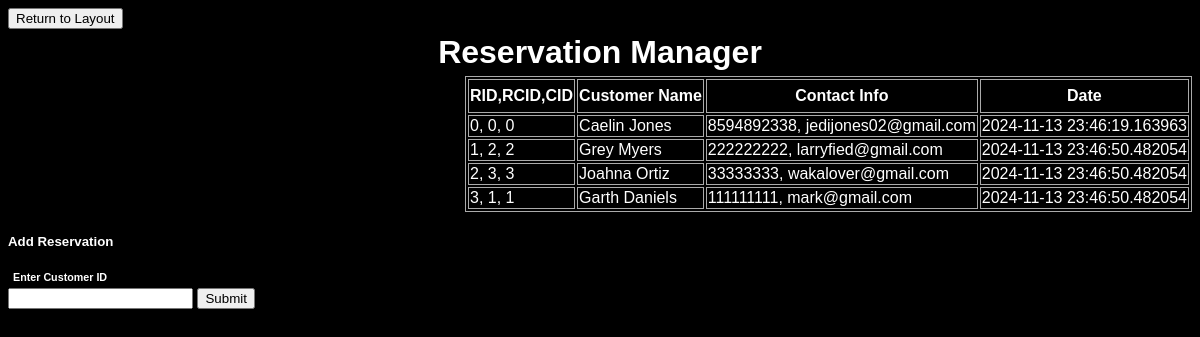
Screenshot of /reservation with the database file from the repository.
### main.py (models this page shows, shortened)
class Reservation(db.Model):
    reservation_id = db.Column(db.Integer, unique=True, primary_key=True, autoincrement=True)     #* GAD - Added auto-increment
    cust_id = db.Column(db.Integer, db.ForeignKey("customer.cust_id"), nullable=False)
    date_created = db.Column(db.DateTime, default = datetime.now(), nullable=False)
    date_reserved = db.Column(db.DateTime, default = datetime.now(), nullable=False)              #todo: pulls current time, find function to pull select time

class Customer(db.Model):
    cust_id = db.Column(db.Integer, primary_key=True, autoincrement=True)       #* GAD - Added auto-increment
    cust_first_name = db.Column(db.String(50), nullable=False)
    cust_last_name = db.Column(db.String(50), nullable=False)
    phone_no = db.Column(db.String(10), unique=True, nullable=False)
    email = db.Column(db.String(60), unique=True, nullable=False)
    pref_table = db.Column(db.Integer, db.ForeignKey("table.table_id"))

### main.py (the view)
@app.route('/reservation', methods=['GET','POST'])
def add_reservation():
    global res_id
    if request.method == 'POST':
        cust_id = request.form['Enter Customer ID']
        existing_reservation = Reservation.query.filter_by(cust_id=cust_id).first()
        if existing_reservation:
            return redirect('/reservation')
        else:
            try:
                db.session.add(Reservation(res_id, cust_id))
                res_id += 1
                db.session.commit()
                return redirect('/reservation')
            except:
                return 'There was an issue reserving your table'
    else:
        reservations = Reservation.query.order_by(Reservation.reservation_id).all()
        customers = db.session.query(Customer).join(Reservation, Reservation.cust_id == Customer.cust_id).all()
        return render_template('reservation.html', reservations = reservations, customers = customers)

### templates/reservation.html (shortened to what this page needs)
{% extends 'base.html' %}
{% block body %}
<div class="content">
    <form action="/" method="GET">
        <button>Return to Layout</button>
    </form>
    <h1 style="text-align: center;">Reservation Manager</h1>
    <table style="margin-left: auto;">
        <tr>
          <th>RID,RCID,CID</th>
          <th>Customer Name</th>
          <th>Contact Info</th>
          <th>Date</th>
        </tr>
        {% for reservation in reservations %}
        {% for customer in customers%}
        {% if customer.cust_id == reservation.cust_id %}
        <tr>
          <td>{{reservation.reservation_id}}, {{customer.cust_id}}, {{reservation.cust_id}}</td>
          <td>{{customer.cust_first_name}} {{customer.cust_last_name}}</td>
          <td>{{customer.phone_no}}, {{customer.email}}</td>
          <td>{{reservation.date_reserved}}</td>
        </tr>
        {% endif %}
        {% endfor %}
        {% endfor %}
    </table>
    <div class="form">
        <form action="/reservation" method="POST">
            <h5>Add Reservation</h5>
            <h6>Enter Customer ID</h6>
            <input type="text" name="Enter Customer ID" id="enter_customer_id">
            <input type="submit" name="Enter Info">
        </form>
    </div>
</div>
{% endblock %}

### templates/base.html (shortened to what this page needs)
<!DOCTYPE html>
<html lang="en">
    <head>
        <link rel="stylesheet" href="{{ url_for('static', filename='css/main.css') }}">
    </head>
    <body>
        {% block body %}{% endblock %}
    </body>
</html>

### static/css/main.css (style rules this page uses)
body, html { font-family: sans-serif; background-color: black; color: white; }
h1 { margin: 5px; }
h6 { margin: 5px; }
table, td, th { border: 1px solid #aaa; }
th { height: 30px; }
.form { align-self: center; margin-top: 20px; }

### rows the page displays
Reservation: reservation_id "0", cust_id "0", date_reserved "2024-11-13 23:46:19.163963"
Customer: cust_id "0", cust_first_name "Caelin", cust_last_name "Jones", phone_no "8594892338", email "jedijones02@gmail.com"
Reservation: reservation_id "1", cust_id "2", date_reserved "2024-11-13 23:46:50.482054"
Customer: cust_id "2", cust_first_name "Grey", cust_last_name "Myers", phone_no "222222222", email "larryfied@gmail.com"
Reservation: reservation_id "2", cust_id "3", date_reserved "2024-11-13 23:46:50.482054"
Customer: cust_id "3", cust_first_name "Joahna", cust_last_name "Ortiz", phone_no "33333333", email "wakalover@gmail.com"
Reservation: reservation_id "3", cust_id "1", date_reserved "2024-11-13 23:46:50.482054"
Customer: cust_id "1", cust_first_name "Garth", cust_last_name "Daniels", phone_no "111111111", email "mark@gmail.com"
